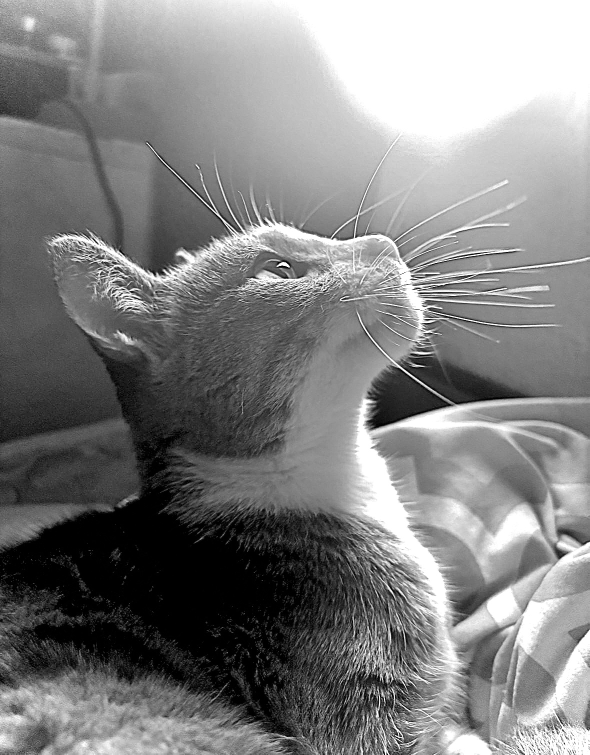
#> input picture gato.png, 1179 x 1509 px (shown at 1/2 size)
$ python main.py
#> lines starting #> are read from the running program, lines starting #| are printed output that depends on the picture; after the words box and inside, x2 and y2 are one past the last pixel; in counts of white or black regions, pixels touching at a corner belong together
#######################################
# # # Imports # # #
# PIL : Image Manip.
# numpy : Image Accessing
# mat : plots
#######################################

from PIL import Image
import numpy as np

import matplotlib.pyplot as plt

import os

#VIDEO

import imageio
import re


#######################################
# # # load_grayscale # # #
# Use convert 'L' to convert to grayscale
# Atkinson alg. is a single channel alg so each pixel must be in range of 0-1 (black to white)

# img should be in float since we will be conducting some maths
#######################################

def load_grayscale(path, target_width=None):
#> called with path = 'gato.png', target_width = 250
    img = Image.open(path).convert('L')

    if target_width is not None:
        img = resize(img, target_width)

    return np.array(img, dtype=np.float64)

#######################################
# # # Resize # # #
#Image.LANCZOS applies resampling filter (compute new pixel values)
#######################################

def resize(img, target_width):

#> called with target_width = 250
    w, h = img.size
#> w = 1179; h = 1509

    aspect_ratio = h / w
#> aspect_ratio = 1.28
    target_height = int(target_width * aspect_ratio)
#> target_height = 319

    return img.resize((target_width, target_height), Image.LANCZOS)
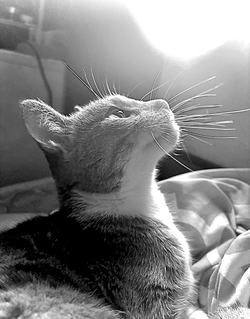
#> returned value: PIL image 250x319 L; min 0, max 255, mean 128.9

#######################################
# # # Atkinson Dither # # #

# param :
    # img_aray : np image arr
    # threshold :  uh threshold
#######################################

def atkinson_dither(img_array, threshold=128):

#> called with threshold = 128
    img = img_array.copy()
    h, w = img.shape
#> h = 319; w = 250

    #Atkinson diffusion kernel
    # _   _   *   1/8   1/8
    # .  1/8 1/8  1/8   .
    # .  .   1/8   .    .

    diffusion_pattern = [
        (1, 0), (2, 0),
        (-1, 1), (0, 1), (1, 1),
        (0, 2)
    ]

    for y in range(h):
        for x in range(w):

            og_val = img[y, x]

            # Thresholding:

            if og_val >= threshold:
                new_val = 255
            else:
                new_val = 0

            img[y, x] = new_val

            #Error (difference of change DELTA):
            # 6 neighbors gets the change divided by 8, 6/8 = 75% error gets trans. only

            error = og_val - new_val
            diffused_error = error / 8


            # Push error onto kernel:

            for dx, dy in diffusion_pattern:

                #relative pixel to real coord
                nx, ny = x + dx, y + dy

                #add error to real coord pixels
                if 0 <= nx < w and 0 <= ny < h:
                    img[ny, nx] += diffused_error
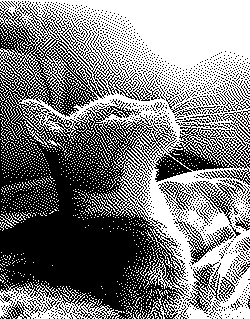
#> img: shape (319, 250) float64; 50.3% white; 1480 black regions (1455 under 20 px), largest, box (x1, y1, x2, y2) and area: (0, 2, 250, 319) 33459, (189, 262, 235, 314) 694, (192, 179, 246, 238) 612

    #clip = rounding to correct range
    #also needa convert back to int
    return np.clip(img, 0, 255).astype(np.uint8)

#######################################
# # # Comparison # # #
#######################################

def show_comp(og, mod, title="Modified"):
#> called with title = 'Modified'
    fig, axes = plt.subplots(1, 2, figsize=(12, 6))
    axes[0].imshow(og, cmap='gray', vmin=0, vmax=255)
    axes[0].set_title("Original")
    axes[0].axis('off')

    axes[1].imshow(mod, cmap='gray', vmin=0, vmax=255)
    axes[1].set_title(title)
    axes[1].axis('off')

    plt.tight_layout()
    plt.show()
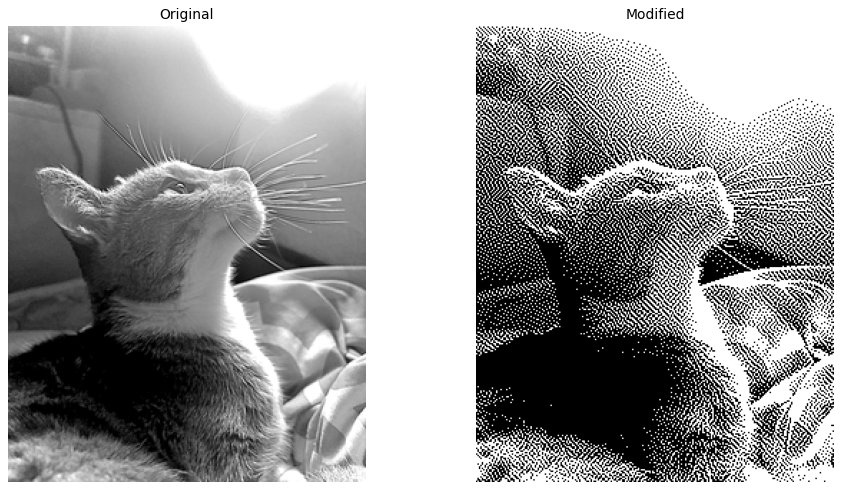
#> figure drawn by matplotlib, 2 panels

#######################################
# # # save # # #
# saves a numpy image arry to path
#######################################

def save_image(img_array, path):
    Image.fromarray(img_array).save(path)

#######################################
# # # Atkinson Dither # # #
#######################################

# [44 lines left out: function atkinson_dither_output, not called in this run]


#######################################
# # # MAIN # # #
#######################################

# path = "mountain.png"
# pathDith = "mountainDither.png"

path = "gato.png"
pathDith = "gatoDith.png"

og = load_grayscale(path, 250)
dithered = atkinson_dither(og)

show_comp(og, dithered)
save_image(dithered, pathDith)

# [23 lines of commented-out code are left out]

$ run again, with mountain.png copied over gato.png
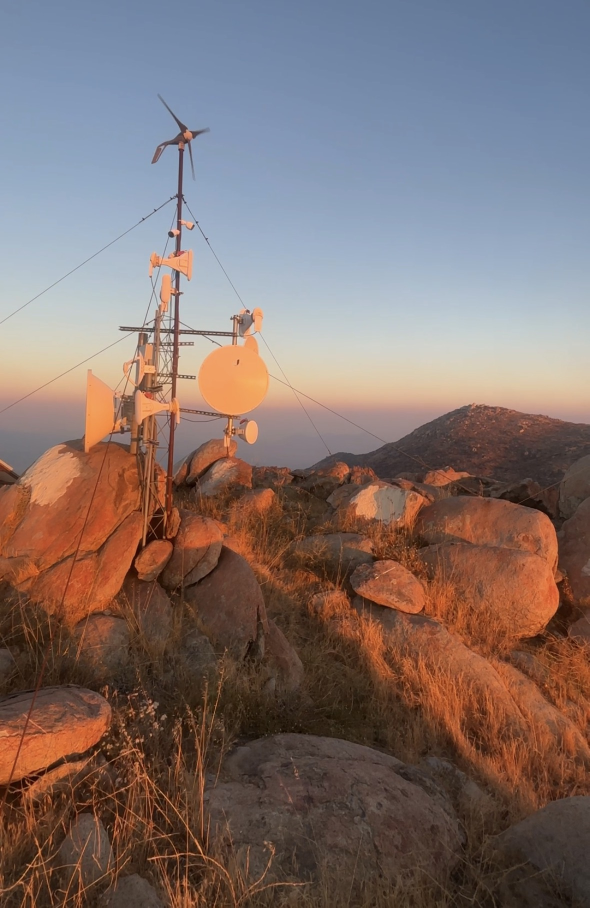
#> input picture mountain.png, 1179 x 1815 px (shown at 1/2 size)
#> after the loop in atkinson_dither, `for y in range(h):`:
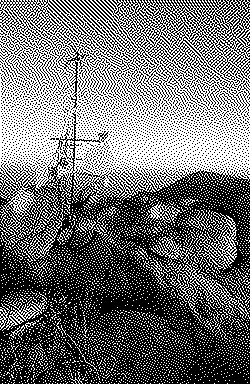
#> img: shape (384, 250) float64; 44.2% white in thin lines or dots
#> in show_comp, `plt.show()`:
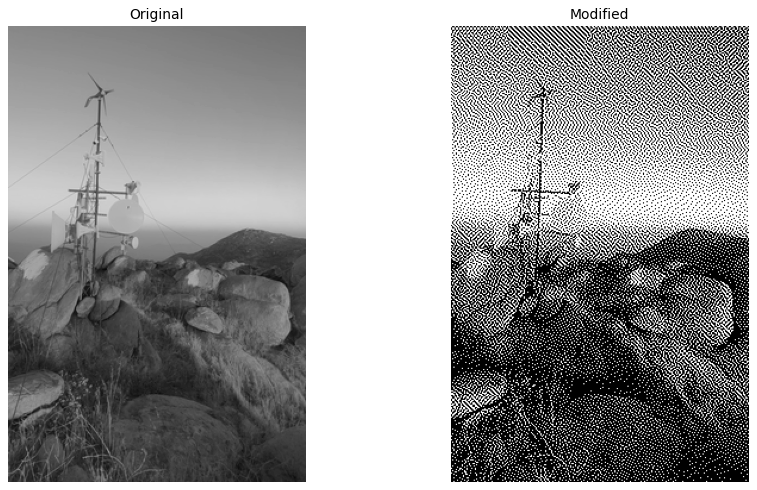
#> figure drawn by matplotlib, 2 panels
